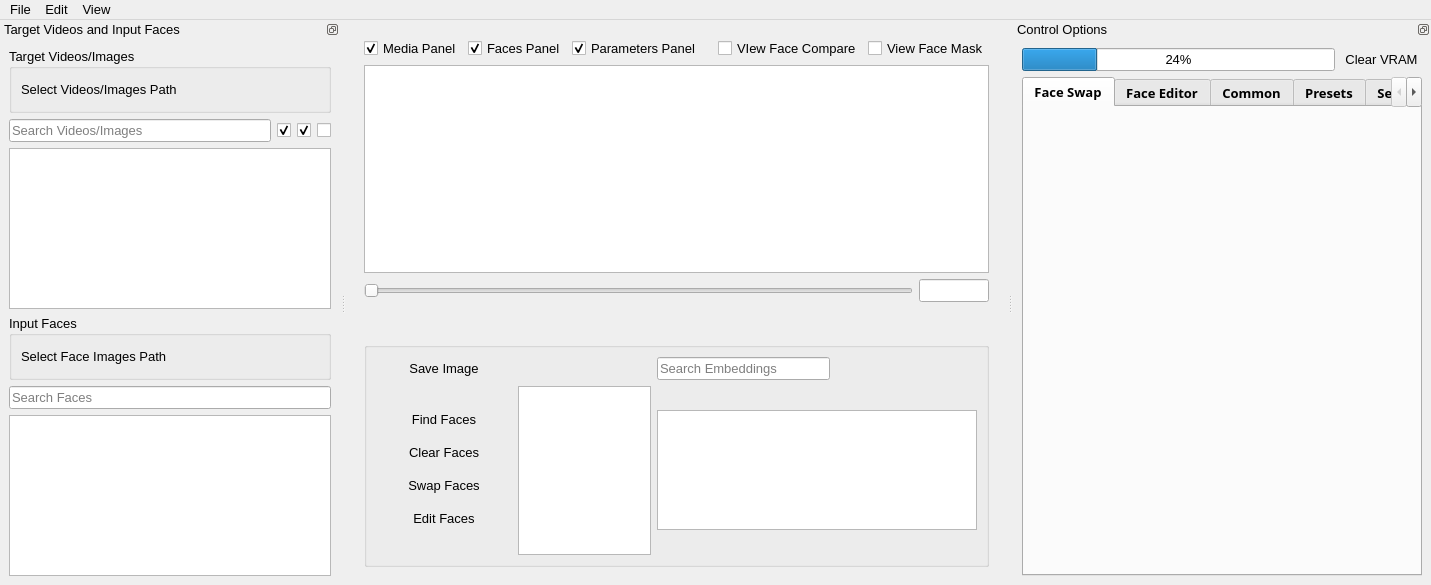
<?xml version="1.0" encoding="UTF-8"?>
<ui version="4.0">
 <class>MainWindow</class>
 <widget class="QMainWindow" name="MainWindow">
  <property name="geometry">
   <rect>
    <x>0</x>
    <y>0</y>
    <width>1376</width>
    <height>585</height>
   </rect>
  </property>
  <property name="font">
   <font>
    <pointsize>10</pointsize>
   </font>
  </property>
  <property name="windowTitle">
   <string>VisoMaster v0.1.5</string>
  </property>
  <property name="windowIcon">
   <iconset resource="media.qrc">
    <normaloff>:/media/media/visomaster_small.png</normaloff>:/media/media/visomaster_small.png</iconset>
  </property>
  <widget class="QWidget" name="centralwidget">
   <layout class="QHBoxLayout" name="horizontalLayout">
    <item>
     <widget class="QWidget" name="mediaLayout" native="true">
      <property name="sizePolicy">
       <sizepolicy hsizetype="Expanding" vsizetype="Preferred">
        <horstretch>2</horstretch>
        <verstretch>0</verstretch>
       </sizepolicy>
      </property>
      <layout class="QVBoxLayout" name="verticalLayout">
       <item>
        <layout class="QHBoxLayout" name="panelVisibilityCheckBoxLayout">
         <item>
          <widget class="QCheckBox" name="mediaPanelCheckBox">
           <property name="text">
            <string>Media Panel</string>
           </property>
           <property name="checked">
            <bool>true</bool>
           </property>
          </widget>
         </item>
         <item>
          <widget class="QCheckBox" name="facesPanelCheckBox">
           <property name="text">
            <string>Faces Panel</string>
           </property>
           <property name="checked">
            <bool>true</bool>
           </property>
          </widget>
         </item>
         <item>
          <widget class="QCheckBox" name="parametersPanelCheckBox">
           <property name="text">
            <string>Parameters Panel</string>
           </property>
           <property name="checked">
            <bool>true</bool>
           </property>
          </widget>
         </item>
         <item>
          <spacer name="horizontalSpacer_8">
           <property name="orientation">
            <enum>Qt::Orientation::Horizontal</enum>
           </property>
           <property name="sizeHint" stdset="0">
            <size>
             <width>20</width>
             <height>20</height>
            </size>
           </property>
          </spacer>
         </item>
         <item>
          <widget class="QCheckBox" name="faceCompareCheckBox">
           <property name="text">
            <string>VIew Face Compare</string>
           </property>
          </widget>
         </item>
         <item>
          <widget class="QCheckBox" name="faceMaskCheckBox">
           <property name="text">
            <string>View Face Mask</string>
           </property>
          </widget>
         </item>
        </layout>
       </item>
       <item>
        <widget class="QGraphicsView" name="graphicsViewFrame"/>
       </item>
       <item>
        <layout class="QVBoxLayout" name="verticalLayoutMediaControls">
         <item>
          <layout class="QHBoxLayout" name="horizontalLayoutMediaSlider">
           <item>
            <widget class="QSlider" name="videoSeekSlider">
             <property name="orientation">
              <enum>Qt::Orientation::Horizontal</enum>
             </property>
            </widget>
           </item>
           <item>
            <widget class="QLineEdit" name="videoSeekLineEdit">
             <property name="sizePolicy">
              <sizepolicy hsizetype="Preferred" vsizetype="Fixed">
               <horstretch>0</horstretch>
               <verstretch>0</verstretch>
              </sizepolicy>
             </property>
             <property name="maximumSize">
              <size>
               <width>70</width>
               <height>16777215</height>
              </size>
             </property>
             <property name="toolTip">
              <string>Frame Number</string>
             </property>
             <property name="clearButtonEnabled">
              <bool>false</bool>
             </property>
            </widget>
           </item>
          </layout>
         </item>
         <item>
          <layout class="QHBoxLayout" name="horizontalLayoutMediaButtons">
           <item>
            <spacer name="horizontalSpacer">
             <property name="orientation">
              <enum>Qt::Orientation::Horizontal</enum>
             </property>
             <property name="sizeType">
              <enum>QSizePolicy::Policy::MinimumExpanding</enum>
             </property>
             <property name="sizeHint" stdset="0">
              <size>
               <width>40</width>
               <height>20</height>
              </size>
             </property>
            </spacer>
           </item>
           <item>
            <widget class="QPushButton" name="frameRewindButton">
             <property name="sizePolicy">
              <sizepolicy hsizetype="MinimumExpanding" vsizetype="Fixed">
               <horstretch>0</horstretch>
               <verstretch>0</verstretch>
              </sizepolicy>
             </property>
             <property name="maximumSize">
              <size>
               <width>100</width>
               <height>16777215</height>
              </size>
             </property>
             <property name="text">
              <string/>
             </property>
             <property name="icon">
              <iconset resource="media.qrc">
               <normaloff>:/media/media/previous_marker_off.png</normaloff>:/media/media/previous_marker_off.png</iconset>
             </property>
             <property name="flat">
              <bool>true</bool>
             </property>
            </widget>
           </item>
           <item>
            <spacer name="horizontalSpacer_3">
             <property name="orientation">
              <enum>Qt::Orientation::Horizontal</enum>
             </property>
             <property name="sizeType">
              <enum>QSizePolicy::Policy::Minimum</enum>
             </property>
             <property name="sizeHint" stdset="0">
              <size>
               <width>40</width>
               <height>20</height>
              </size>
             </property>
            </spacer>
           </item>
           <item>
            <widget class="QPushButton" name="buttonMediaRecord">
             <property name="text">
              <string/>
             </property>
             <property name="icon">
              <iconset resource="media.qrc">
               <normaloff>:/media/media/rec_off.png</normaloff>:/media/media/rec_off.png</iconset>
             </property>
             <property name="checkable">
              <bool>true</bool>
             </property>
             <property name="flat">
              <bool>true</bool>
             </property>
            </widget>
           </item>
           <item>
            <spacer name="horizontalSpacer_6">
             <property name="orientation">
              <enum>Qt::Orientation::Horizontal</enum>
             </property>
             <property name="sizeType">
              <enum>QSizePolicy::Policy::Minimum</enum>
             </property>
             <property name="sizeHint" stdset="0">
              <size>
               <width>30</width>
               <height>20</height>
              </size>
             </property>
            </spacer>
           </item>
           <item>
            <widget class="QPushButton" name="buttonMediaPlay">
             <property name="sizePolicy">
              <sizepolicy hsizetype="MinimumExpanding" vsizetype="Minimum">
               <horstretch>0</horstretch>
               <verstretch>0</verstretch>
              </sizepolicy>
             </property>
             <property name="maximumSize">
              <size>
               <width>100</width>
               <height>16777215</height>
              </size>
             </property>
             <property name="text">
              <string/>
             </property>
             <property name="icon">
              <iconset resource="media.qrc">
               <normaloff>:/media/media/play_off.png</normaloff>:/media/media/play_off.png</iconset>
             </property>
             <property name="checkable">
              <bool>true</bool>
             </property>
             <property name="flat">
              <bool>true</bool>
             </property>
            </widget>
           </item>
           <item>
            <spacer name="horizontalSpacer_4">
             <property name="orientation">
              <enum>Qt::Orientation::Horizontal</enum>
             </property>
             <property name="sizeType">
              <enum>QSizePolicy::Policy::Minimum</enum>
             </property>
             <property name="sizeHint" stdset="0">
              <size>
               <width>40</width>
               <height>20</height>
              </size>
             </property>
            </spacer>
           </item>
           <item>
            <widget class="QPushButton" name="frameAdvanceButton">
             <property name="sizePolicy">
              <sizepolicy hsizetype="MinimumExpanding" vsizetype="Fixed">
               <horstretch>0</horstretch>
               <verstretch>0</verstretch>
              </sizepolicy>
             </property>
             <property name="maximumSize">
              <size>
               <width>100</width>
               <height>16777215</height>
              </size>
             </property>
             <property name="text">
              <string/>
             </property>
             <property name="icon">
              <iconset resource="media.qrc">
               <normaloff>:/media/media/next_marker_off.png</normaloff>:/media/media/next_marker_off.png</iconset>
             </property>
             <property name="flat">
              <bool>true</bool>
             </property>
            </widget>
           </item>
           <item>
            <spacer name="horizontalSpacer_2">
             <property name="orientation">
              <enum>Qt::Orientation::Horizontal</enum>
             </property>
             <property name="sizeType">
              <enum>QSizePolicy::Policy::Minimum</enum>
             </property>
             <property name="sizeHint" stdset="0">
              <size>
               <width>40</width>
               <height>20</height>
              </size>
             </property>
            </spacer>
           </item>
           <item>
            <widget class="QPushButton" name="addMarkerButton">
             <property name="toolTip">
              <string>Add Marker</string>
             </property>
             <property name="text">
              <string/>
             </property>
             <property name="icon">
              <iconset resource="media.qrc">
               <normaloff>:/media/media/add_marker_hover.png</normaloff>:/media/media/add_marker_hover.png</iconset>
             </property>
             <property name="flat">
              <bool>true</bool>
             </property>
            </widget>
           </item>
           <item>
            <widget class="QPushButton" name="removeMarkerButton">
             <property name="toolTip">
              <string>Remove Marker</string>
             </property>
             <property name="text">
              <string/>
             </property>
             <property name="icon">
              <iconset resource="media.qrc">
               <normaloff>:/media/media/remove_marker_hover.png</normaloff>:/media/media/remove_marker_hover.png</iconset>
             </property>
             <property name="flat">
              <bool>true</bool>
             </property>
            </widget>
           </item>
           <item>
            <widget class="QPushButton" name="previousMarkerButton">
             <property name="toolTip">
              <string>Move to Previous Marker</string>
             </property>
             <property name="text">
              <string/>
             </property>
             <property name="icon">
              <iconset resource="media.qrc">
               <normaloff>:/media/media/previous_marker_hover.png</normaloff>:/media/media/previous_marker_hover.png</iconset>
             </property>
             <property name="flat">
              <bool>true</bool>
             </property>
            </widget>
           </item>
           <item>
            <widget class="QPushButton" name="nextMarkerButton">
             <property name="toolTip">
              <string>Move to Next Marker</string>
             </property>
             <property name="text">
              <string/>
             </property>
             <property name="icon">
              <iconset resource="media.qrc">
               <normaloff>:/media/media/next_marker_hover.png</normaloff>:/media/media/next_marker_hover.png</iconset>
             </property>
             <property name="flat">
              <bool>true</bool>
             </property>
            </widget>
           </item>
           <item>
            <widget class="QPushButton" name="viewFullScreenButton">
             <property name="toolTip">
              <string>View Fullscreen (F11)</string>
             </property>
             <property name="text">
              <string/>
             </property>
             <property name="icon">
              <iconset resource="media.qrc">
               <normaloff>:/media/media/fullscreen.png</normaloff>:/media/media/fullscreen.png</iconset>
             </property>
             <property name="flat">
              <bool>true</bool>
             </property>
            </widget>
           </item>
           <item>
            <spacer name="horizontalSpacer_5">
             <property name="orientation">
              <enum>Qt::Orientation::Horizontal</enum>
             </property>
             <property name="sizeHint" stdset="0">
              <size>
               <width>40</width>
               <height>20</height>
              </size>
             </property>
            </spacer>
           </item>
          </layout>
         </item>
        </layout>
       </item>
       <item>
        <spacer name="verticalSpacer">
         <property name="orientation">
          <enum>Qt::Orientation::Vertical</enum>
         </property>
         <property name="sizeType">
          <enum>QSizePolicy::Policy::Preferred</enum>
         </property>
         <property name="sizeHint" stdset="0">
          <size>
           <width>20</width>
           <height>5</height>
          </size>
         </property>
        </spacer>
       </item>
       <item>
        <widget class="QGroupBox" name="facesPanelGroupBox">
         <property name="sizePolicy">
          <sizepolicy hsizetype="Preferred" vsizetype="Fixed">
           <horstretch>0</horstretch>
           <verstretch>0</verstretch>
          </sizepolicy>
         </property>
         <property name="minimumSize">
          <size>
           <width>0</width>
           <height>180</height>
          </size>
         </property>
         <property name="maximumSize">
          <size>
           <width>16777215</width>
           <height>225</height>
          </size>
         </property>
         <property name="autoFillBackground">
          <bool>false</bool>
         </property>
         <property name="flat">
          <bool>true</bool>
         </property>
         <property name="checkable">
          <bool>false</bool>
         </property>
         <layout class="QGridLayout" name="gridLayout_2">
          <item row="1" column="0">
           <widget class="QWidget" name="facesButtonsWidget" native="true">
            <property name="sizePolicy">
             <sizepolicy hsizetype="Minimum" vsizetype="Preferred">
              <horstretch>0</horstretch>
              <verstretch>0</verstretch>
             </sizepolicy>
            </property>
            <layout class="QVBoxLayout" name="verticalLayout_8">
             <item>
              <widget class="QWidget" name="verticalWidget" native="true">
               <layout class="QVBoxLayout" name="controlButtonsLayout">
                <item>
                 <widget class="QPushButton" name="findTargetFacesButton">
                  <property name="minimumSize">
                   <size>
                    <width>100</width>
                    <height>0</height>
                   </size>
                  </property>
                  <property name="text">
                   <string>Find Faces</string>
                  </property>
                  <property name="checkable">
                   <bool>false</bool>
                  </property>
                  <property name="flat">
                   <bool>true</bool>
                  </property>
                 </widget>
                </item>
                <item>
                 <widget class="QPushButton" name="clearTargetFacesButton">
                  <property name="text">
                   <string>Clear Faces</string>
                  </property>
                  <property name="checkable">
                   <bool>false</bool>
                  </property>
                  <property name="flat">
                   <bool>true</bool>
                  </property>
                 </widget>
                </item>
                <item>
                 <widget class="QPushButton" name="swapfacesButton">
                  <property name="text">
                   <string>Swap Faces</string>
                  </property>
                  <property name="checkable">
                   <bool>true</bool>
                  </property>
                  <property name="flat">
                   <bool>true</bool>
                  </property>
                 </widget>
                </item>
                <item>
                 <widget class="QPushButton" name="editFacesButton">
                  <property name="text">
                   <string>Edit Faces</string>
                  </property>
                  <property name="checkable">
                   <bool>true</bool>
                  </property>
                  <property name="default">
                   <bool>false</bool>
                  </property>
                  <property name="flat">
                   <bool>true</bool>
                  </property>
                 </widget>
                </item>
               </layout>
              </widget>
             </item>
            </layout>
           </widget>
          </item>
          <item row="1" column="2">
           <widget class="QListWidget" name="inputEmbeddingsList">
            <property name="sizePolicy">
             <sizepolicy hsizetype="Expanding" vsizetype="Fixed">
              <horstretch>4</horstretch>
              <verstretch>0</verstretch>
             </sizepolicy>
            </property>
            <property name="minimumSize">
             <size>
              <width>320</width>
              <height>120</height>
             </size>
            </property>
            <property name="maximumSize">
             <size>
              <width>16777215</width>
              <height>120</height>
             </size>
            </property>
            <property name="verticalScrollBarPolicy">
             <enum>Qt::ScrollBarAlwaysOff</enum>
            </property>
            <property name="horizontalScrollBarPolicy">
             <enum>Qt::ScrollBarAsNeeded</enum>
            </property>
            <property name="toolTip">
             <string>Save Embedding</string>
            </property>
            <property name="uniformItemSizes">
             <bool>true</bool>
            </property>
            <property name="viewMode">
             <enum>QListView::IconMode</enum>
            </property>
            <property name="movement">
             <enum>QListView::Static</enum>
            </property>
            <property name="wrapping">
             <bool>true</bool>
            </property>
            <property name="layoutMode">
             <enum>QListView::Batched</enum>
            </property>
            <property name="spacing">
             <number>4</number>
            </property>
            <property name="autoScroll">
             <bool>false</bool>
            </property>
           </widget>
          </item>
          <item row="0" column="0">
           <layout class="QHBoxLayout" name="horizontalLayout_4">
            <item>
             <widget class="QPushButton" name="saveImageButton">
              <property name="text">
               <string>Save Image</string>
              </property>
              <property name="flat">
               <bool>true</bool>
              </property>
             </widget>
            </item>
           </layout>
          </item>
          <item row="0" column="2">
           <layout class="QHBoxLayout" name="horizontalLayout_3">
            <item>
             <widget class="QLineEdit" name="inputEmbeddingsSearchBox">
              <property name="placeholderText">
               <string>Search Embeddings</string>
              </property>
             </widget>
            </item>
            <item>
             <widget class="QPushButton" name="openEmbeddingButton">
              <property name="toolTip">
               <string>Open Embedding File</string>
              </property>
              <property name="text">
               <string/>
              </property>
              <property name="icon">
               <iconset resource="media.qrc">
                <normaloff>:/media/media/open_file.png</normaloff>:/media/media/open_file.png</iconset>
              </property>
              <property name="flat">
               <bool>true</bool>
              </property>
             </widget>
            </item>
            <item>
             <widget class="QPushButton" name="saveEmbeddingButton">
              <property name="toolTip">
               <string>Save Embedding</string>
              </property>
              <property name="text">
               <string/>
              </property>
              <property name="icon">
               <iconset resource="media.qrc">
                <normaloff>:/media/media/save_file.png</normaloff>:/media/media/save_file.png</iconset>
              </property>
              <property name="flat">
               <bool>true</bool>
              </property>
             </widget>
            </item>
            <item>
             <widget class="QPushButton" name="saveEmbeddingAsButton">
              <property name="toolTip">
               <string>Save Embedding As</string>
              </property>
              <property name="text">
               <string/>
              </property>
              <property name="icon">
               <iconset resource="media.qrc">
                <normaloff>:/media/media/save_file_as.png</normaloff>:/media/media/save_file_as.png</iconset>
              </property>
              <property name="flat">
               <bool>true</bool>
              </property>
             </widget>
            </item>
           </layout>
          </item>
          <item row="1" column="1">
           <widget class="QListWidget" name="targetFacesList">
            <property name="autoFillBackground">
             <bool>true</bool>
            </property>
            <property name="autoScroll">
             <bool>false</bool>
            </property>
           </widget>
          </item>
         </layout>
        </widget>
       </item>
      </layout>
     </widget>
    </item>
   </layout>
  </widget>
  <widget class="QDockWidget" name="input_Target_DockWidget">
   <property name="sizePolicy">
    <sizepolicy hsizetype="Preferred" vsizetype="Preferred">
     <horstretch>4</horstretch>
     <verstretch>0</verstretch>
    </sizepolicy>
   </property>
   <property name="minimumSize">
    <size>
     <width>340</width>
     <height>369</height>
    </size>
   </property>
   <property name="features">
    <set>QDockWidget::DockWidgetFeature::DockWidgetFloatable|QDockWidget::DockWidgetFeature::DockWidgetMovable</set>
   </property>
   <property name="windowTitle">
    <string>Target Videos and Input Faces</string>
   </property>
   <attribute name="dockWidgetArea">
    <number>1</number>
   </attribute>
   <widget class="QWidget" name="dockWidgetContents">
    <layout class="QGridLayout" name="gridLayout_4">
     <item row="0" column="0">
      <layout class="QVBoxLayout" name="vboxLayout">
       <item>
        <widget class="QGroupBox" name="groupBox_TargetVideos_Select">
         <property name="title">
          <string>Target Videos/Images</string>
         </property>
         <layout class="QGridLayout" name="gridLayout_3">
          <item row="0" column="0">
           <layout class="QHBoxLayout" name="horizontalLayout_7">
            <item>
             <widget class="QLabel" name="labelTargetVideosPath">
              <property name="text">
               <string>Select Videos/Images Path</string>
              </property>
              <property name="wordWrap">
               <bool>false</bool>
              </property>
             </widget>
            </item>
            <item>
             <widget class="QPushButton" name="buttonTargetVideosPath">
              <property name="sizePolicy">
               <sizepolicy hsizetype="Fixed" vsizetype="Fixed">
                <horstretch>0</horstretch>
                <verstretch>0</verstretch>
               </sizepolicy>
              </property>
              <property name="toolTip">
               <string>Choose Target Media Folder</string>
              </property>
              <property name="text">
               <string/>
              </property>
              <property name="icon">
               <iconset resource="media.qrc">
                <normaloff>:/media/media/open_file.png</normaloff>:/media/media/open_file.png</iconset>
              </property>
              <property name="iconSize">
               <size>
                <width>18</width>
                <height>18</height>
               </size>
              </property>
              <property name="flat">
               <bool>true</bool>
              </property>
             </widget>
            </item>
           </layout>
          </item>
         </layout>
        </widget>
       </item>
       <item>
        <layout class="QHBoxLayout" name="horizontalLayout_9">
         <item>
          <widget class="QLineEdit" name="targetVideosSearchBox">
           <property name="text">
            <string/>
           </property>
           <property name="placeholderText">
            <string>Search Videos/Images</string>
           </property>
          </widget>
         </item>
         <item>
          <widget class="QCheckBox" name="filterImagesCheckBox">
           <property name="toolTip">
            <string>Include Images</string>
           </property>
           <property name="text">
            <string/>
           </property>
           <property name="icon">
            <iconset resource="media.qrc">
             <normaloff>:/media/media/image.png</normaloff>:/media/media/image.png</iconset>
           </property>
           <property name="checked">
            <bool>true</bool>
           </property>
          </widget>
         </item>
         <item>
          <widget class="QCheckBox" name="filterVideosCheckBox">
           <property name="toolTip">
            <string>Include Videos</string>
           </property>
           <property name="text">
            <string/>
           </property>
           <property name="icon">
            <iconset resource="media.qrc">
             <normaloff>:/media/media/video.png</normaloff>:/media/media/video.png</iconset>
           </property>
           <property name="checked">
            <bool>true</bool>
           </property>
          </widget>
         </item>
         <item>
          <widget class="QCheckBox" name="filterWebcamsCheckBox">
           <property name="toolTip">
            <string>Include Webcams</string>
           </property>
           <property name="text">
            <string/>
           </property>
           <property name="icon">
            <iconset resource="media.qrc">
             <normaloff>:/media/media/webcam.png</normaloff>:/media/media/webcam.png</iconset>
           </property>
           <property name="checked">
            <bool>false</bool>
           </property>
          </widget>
         </item>
        </layout>
       </item>
       <item>
        <widget class="QListWidget" name="targetVideosList">
         <property name="acceptDrops">
          <bool>true</bool>
         </property>
         <property name="autoScroll">
          <bool>false</bool>
         </property>
        </widget>
       </item>
       <item>
        <widget class="QGroupBox" name="groupBox_InputFaces_Select">
         <property name="title">
          <string>Input Faces</string>
         </property>
         <layout class="QGridLayout" name="gridLayout">
          <item row="0" column="0">
           <layout class="QHBoxLayout" name="horizontalLayout_8">
            <item>
             <widget class="QLabel" name="labelInputFacesPath">
              <property name="text">
               <string>Select Face Images Path</string>
              </property>
             </widget>
            </item>
            <item>
             <widget class="QPushButton" name="buttonInputFacesPath">
              <property name="sizePolicy">
               <sizepolicy hsizetype="Fixed" vsizetype="Fixed">
                <horstretch>0</horstretch>
                <verstretch>0</verstretch>
               </sizepolicy>
              </property>
              <property name="toolTip">
               <string>Choose Input Faces Folder</string>
              </property>
              <property name="text">
               <string/>
              </property>
              <property name="icon">
               <iconset resource="media.qrc">
                <normaloff>:/media/media/open_file.png</normaloff>:/media/media/open_file.png</iconset>
              </property>
              <property name="iconSize">
               <size>
                <width>18</width>
                <height>18</height>
               </size>
              </property>
              <property name="flat">
               <bool>true</bool>
              </property>
             </widget>
            </item>
           </layout>
          </item>
         </layout>
        </widget>
       </item>
       <item>
        <widget class="QLineEdit" name="inputFacesSearchBox">
         <property name="placeholderText">
          <string>Search Faces</string>
         </property>
        </widget>
       </item>
       <item>
        <widget class="QListWidget" name="inputFacesList">
         <property name="acceptDrops">
          <bool>true</bool>
         </property>
         <property name="autoScroll">
          <bool>false</bool>
         </property>
        </widget>
       </item>
      </layout>
     </item>
    </layout>
   </widget>
  </widget>
  <widget class="QDockWidget" name="controlOptionsDockWidget">
   <property name="features">
    <set>QDockWidget::DockWidgetFeature::DockWidgetFloatable|QDockWidget::DockWidgetFeature::DockWidgetMovable</set>
   </property>
   <property name="windowTitle">
    <string>Control Options</string>
   </property>
   <attribute name="dockWidgetArea">
    <number>2</number>
   </attribute>
   <widget class="QWidget" name="dockWidgetContents_2">
    <layout class="QGridLayout" name="gridLayout_5">
     <item row="1" column="0">
      <widget class="QTabWidget" name="tabWidget">
       <property name="sizePolicy">
        <sizepolicy hsizetype="Expanding" vsizetype="Preferred">
         <horstretch>1</horstretch>
         <verstretch>0</verstretch>
        </sizepolicy>
       </property>
       <property name="font">
        <font>
         <family>Segoe UI Semibold</family>
         <pointsize>10</pointsize>
         <bold>true</bold>
        </font>
       </property>
       <property name="layoutDirection">
        <enum>Qt::LayoutDirection::LeftToRight</enum>
       </property>
       <property name="tabPosition">
        <enum>QTabWidget::TabPosition::North</enum>
       </property>
       <property name="currentIndex">
        <number>0</number>
       </property>
       <property name="tabsClosable">
        <bool>false</bool>
       </property>
       <property name="movable">
        <bool>true</bool>
       </property>
       <property name="tabBarAutoHide">
        <bool>false</bool>
       </property>
       <widget class="QWidget" name="face_swap_tab">
        <attribute name="title">
         <string>Face Swap</string>
        </attribute>
        <layout class="QVBoxLayout" name="verticalLayout_4">
         <item>
          <layout class="QVBoxLayout" name="swapWidgetsLayout"/>
         </item>
        </layout>
       </widget>
       <widget class="QWidget" name="face_editor_tab">
        <attribute name="title">
         <string>Face Editor</string>
        </attribute>
        <layout class="QVBoxLayout" name="verticalLayout_3">
         <item>
          <layout class="QVBoxLayout" name="faceEditorWidgetsLayout"/>
         </item>
        </layout>
       </widget>
       <widget class="QWidget" name="common_tab">
        <attribute name="title">
         <string>Common</string>
        </attribute>
        <layout class="QVBoxLayout" name="commonWidgetsLayout_1">
         <item>
          <layout class="QVBoxLayout" name="commonWidgetsLayout"/>
         </item>
        </layout>
       </widget>
       <widget class="QWidget" name="presets_tab">
        <attribute name="title">
         <string>Presets</string>
        </attribute>
        <layout class="QVBoxLayout" name="presetsLayout">
         <item>
          <widget class="QListWidget" name="presetsList">
           <property name="sizePolicy">
            <sizepolicy hsizetype="Expanding" vsizetype="Expanding">
             <horstretch>0</horstretch>
             <verstretch>0</verstretch>
            </sizepolicy>
           </property>
          </widget>
         </item>
         <item>
          <layout class="QHBoxLayout" name="presetsButtonsLayout">
           <item>
            <widget class="QPushButton" name="applyPresetButton">
             <property name="text">
              <string>Apply</string>
             </property>
            </widget>
           </item>
           <item>
            <widget class="QPushButton" name="savePresetButton">
             <property name="text">
              <string>Save Current as Preset</string>
             </property>
            </widget>
           </item>
           <item>
            <widget class="QPushButton" name="overwritePresetButton">
             <property name="text">
              <string>Overwrite Selected</string>
             </property>
            </widget>
           </item>
          </layout>
         </item>
        </layout>
       </widget>
       <widget class="QWidget" name="settings_tab">
        <attribute name="title">
         <string>Settings</string>
        </attribute>
        <layout class="QVBoxLayout" name="verticalLayout_2">
         <item>
          <widget class="QLabel" name="label">
           <property name="text">
            <string>Output Directory</string>
           </property>
          </widget>
         </item>
         <item>
          <layout class="QVBoxLayout" name="settingsWidgetsLayout">
           <item>
            <layout class="QHBoxLayout" name="outputFolderSelectionLayout">
             <item>
              <widget class="QLineEdit" name="outputFolderLineEdit">
               <property name="readOnly">
                <bool>true</bool>
               </property>
              </widget>
             </item>
             <item>
              <widget class="QPushButton" name="outputFolderButton">
               <property name="text">
                <string>Browse Folder</string>
               </property>
               <property name="flat">
                <bool>false</bool>
               </property>
              </widget>
             </item>
            </layout>
           </item>
          </layout>
         </item>
        </layout>
       </widget>
      </widget>
     </item>
     <item row="0" column="0">
      <layout class="QHBoxLayout" name="horizontalLayout_2">
       <item>
        <widget class="QProgressBar" name="vramProgressBar">
         <property name="value">
          <number>24</number>
         </property>
        </widget>
       </item>
       <item>
        <widget class="QPushButton" name="clearMemoryButton">
         <property name="text">
          <string>Clear VRAM</string>
         </property>
         <property name="flat">
          <bool>true</bool>
         </property>
        </widget>
       </item>
      </layout>
     </item>
    </layout>
   </widget>
  </widget>
  <widget class="QMenuBar" name="topMenuBar">
   <property name="geometry">
    <rect>
     <x>0</x>
     <y>0</y>
     <width>1376</width>
     <height>33</height>
    </rect>
   </property>
   <widget class="QMenu" name="menuFile">
    <property name="title">
     <string>File</string>
    </property>
    <addaction name="actionLoad_SavedWorkspace"/>
    <addaction name="actionSave_CurrentWorkspace"/>
    <addaction name="separator"/>
    <addaction name="actionOpen_Videos_Folder"/>
    <addaction name="actionOpen_Video_Files"/>
    <addaction name="separator"/>
    <addaction name="actionLoad_Source_Images_Folder"/>
    <addaction name="actionLoad_Source_Image_Files"/>
    <addaction name="separator"/>
    <addaction name="actionLoad_Embeddings"/>
    <addaction name="actionSave_Embeddings"/>
    <addaction name="actionSave_Embeddings_As"/>
   </widget>
   <widget class="QMenu" name="menuEdit">
    <property name="title">
     <string>Edit</string>
    </property>
    <addaction name="actionTest_2"/>
   </widget>
   <widget class="QMenu" name="menuView">
    <property name="title">
     <string>View</string>
    </property>
    <addaction name="actionView_Fullscreen_F11"/>
   </widget>
   <addaction name="menuFile"/>
   <addaction name="menuEdit"/>
   <addaction name="menuView"/>
  </widget>
  <action name="actionExit">
   <property name="text">
    <string>Exit</string>
   </property>
  </action>
  <action name="actionLoad_Embeddings">
   <property name="text">
    <string>Load Embeddings</string>
   </property>
  </action>
  <action name="actionSave_Embeddings">
   <property name="text">
    <string>Save Embeddings</string>
   </property>
  </action>
  <action name="actionSave_Embeddings_As">
   <property name="text">
    <string>Save Embeddings As</string>
   </property>
  </action>
  <action name="actionOpen_Videos_Folder">
   <property name="text">
    <string>Load Target Images/Videos Folder</string>
   </property>
  </action>
  <action name="actionOpen_Video_Files">
   <property name="text">
    <string>Load Target Image/Video Files</string>
   </property>
  </action>
  <action name="actionLoad_Source_Images_Folder">
   <property name="text">
    <string>Load Source Images Folder</string>
   </property>
  </action>
  <action name="actionLoad_Source_Image_Files">
   <property name="text">
    <string>Load Source Image Files</string>
   </property>
  </action>
  <action name="actionView_Fullscreen_F11">
   <property name="text">
    <string>View Fullscreen (F11)</string>
   </property>
  </action>
  <action name="actionTest">
   <property name="text">
    <string>Test</string>
   </property>
  </action>
  <action name="actionLoad_Saved_Workspace">
   <property name="text">
    <string>Load Saved Workspace</string>
   </property>
  </action>
  <action name="actionSave_Current_Workspace">
   <property name="text">
    <string>Save Current Workspace</string>
   </property>
  </action>
  <action name="actionTest_2">
   <property name="text">
    <string>Test</string>
   </property>
  </action>
  <action name="actionLoad_SavedWorkspace">
   <property name="text">
    <string>Load Saved Workspace</string>
   </property>
  </action>
  <action name="actionSave_CurrentWorkspace">
   <property name="text">
    <string>Save Current Workspace</string>
   </property>
  </action>
 </widget>
 <resources>
  <include location="media.qrc"/>
 </resources>
 <connections/>
</ui>
